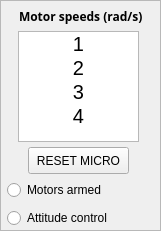
   <widget class="QFrame" name="frame_8">
    <property name="geometry">
     <rect>
      <x>240</x>
      <y>30</y>
      <width>161</width>
      <height>231</height>
     </rect>
    </property>
    <property name="frameShape">
     <enum>QFrame::StyledPanel</enum>
    </property>
    <property name="frameShadow">
     <enum>QFrame::Raised</enum>
    </property>
    <widget class="QLabel" name="label_14">
     <property name="geometry">
      <rect>
       <x>19</x>
       <y>8</y>
       <width>160</width>
       <height>17</height>
      </rect>
     </property>
     <property name="font">
      <font>
       <family>Ubuntu Condensed</family>
       <weight>75</weight>
       <italic>false</italic>
       <bold>true</bold>
      </font>
     </property>
     <property name="text">
      <string>Motor speeds (rad/s)</string>
     </property>
    </widget>
    <widget class="QListWidget" name="listWidget_21">
     <property name="geometry">
      <rect>
       <x>18</x>
       <y>31</y>
       <width>121</width>
       <height>111</height>
      </rect>
     </property>
     <property name="currentRow">
      <number>-1</number>
     </property>
     <item>
      <property name="text">
       <string>1</string>
      </property>
      <property name="font">
       <font>
        <pointsize>15</pointsize>
       </font>
      </property>
      <property name="textAlignment">
       <set>AlignCenter</set>
      </property>
     </item>
     <item>
      <property name="text">
       <string>2</string>
      </property>
      <property name="font">
       <font>
        <pointsize>15</pointsize>
       </font>
      </property>
      <property name="textAlignment">
       <set>AlignCenter</set>
      </property>
     </item>
     <item>
      <property name="text">
       <string>3</string>
      </property>
      <property name="font">
       <font>
        <pointsize>15</pointsize>
       </font>
      </property>
      <property name="textAlignment">
       <set>AlignCenter</set>
      </property>
     </item>
     <item>
      <property name="text">
       <string>4</string>
      </property>
      <property name="font">
       <font>
        <pointsize>15</pointsize>
       </font>
      </property>
      <property name="textAlignment">
       <set>AlignCenter</set>
      </property>
     </item>
    </widget>
    <widget class="QPushButton" name="pushButton_3">
     <property name="geometry">
      <rect>
       <x>28</x>
       <y>147</y>
       <width>101</width>
       <height>27</height>
      </rect>
     </property>
     <property name="text">
      <string>RESET MICRO</string>
     </property>
    </widget>
    <widget class="QWidget" name="layoutWidget">
     <property name="geometry">
      <rect>
       <x>7</x>
       <y>178</y>
       <width>142</width>
       <height>52</height>
      </rect>
     </property>
     <layout class="QVBoxLayout" name="verticalLayout_6">
      <item>
       <widget class="QRadioButton" name="radioButton_4">
        <property name="text">
         <string>Motors armed</string>
        </property>
        <property name="checkable">
         <bool>true</bool>
        </property>
        <property name="checked">
         <bool>false</bool>
        </property>
        <property name="autoExclusive">
         <bool>false</bool>
        </property>
       </widget>
      </item>
      <item>
       <widget class="QRadioButton" name="radioButton_5">
        <property name="text">
         <string>Attitude control</string>
        </property>
        <property name="checkable">
         <bool>true</bool>
        </property>
        <property name="checked">
         <bool>false</bool>
        </property>
        <property name="autoExclusive">
         <bool>false</bool>
        </property>
       </widget>
      </item>
     </layout>
    </widget>
   </widget>
